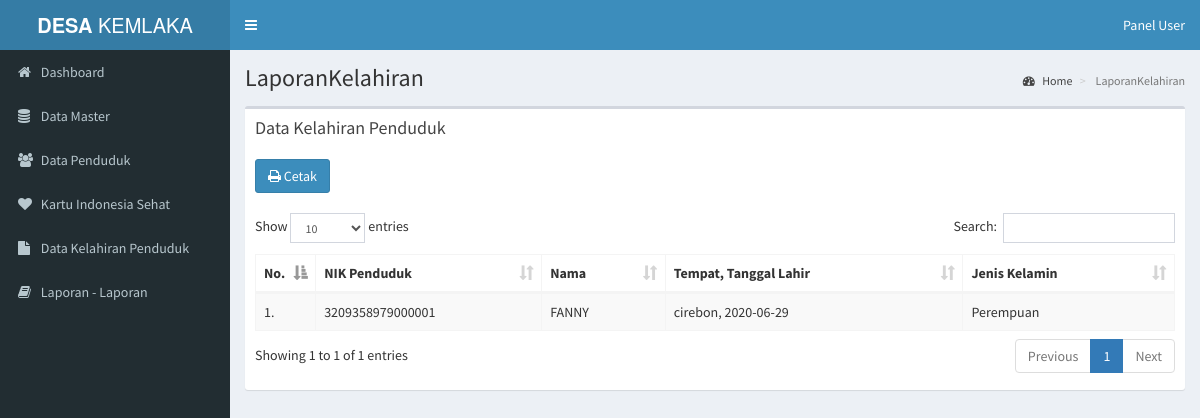
Page /pages/media.php?module=LaporanKelahiran (signed in) on the committed database.
### tables this page shows
CREATE TABLE `kelahiran` (
  `id_kelahiran` varchar(11) NOT NULL,
  `id_penduduk` varchar(11) DEFAULT NULL,
  `ayah` varchar(11) DEFAULT NULL,
  `ibu` varchar(11) NOT NULL,
  `jam` varchar(10) NOT NULL,
  `lahir_di` varchar(30) NOT NULL,
  `nama_bidan` varchar(50) NOT NULL,
  `keterangan` varchar(100) NOT NULL,
  `file_kelahiran` varchar(255) DEFAULT NULL
);

CREATE TABLE `penduduk` (
  `id_penduduk` varchar(11) NOT NULL,
  `nik` varchar(16) NOT NULL,
  `no_kk` varchar(16) DEFAULT NULL,
  `nama` varchar(50) NOT NULL,
  `tgl_lahir` date NOT NULL,
  `tmp_lahir` varchar(30) NOT NULL,
  `jenis_kelamin` varchar(20) NOT NULL,
  `gol_darah` varchar(2) DEFAULT NULL,
  `id_agama` varchar(11) NOT NULL,
  `id_pekerjaan` varchar(11) NOT NULL,
  `id_pendidikan` varchar(11) NOT NULL,
  `id_rt` varchar(11) NOT NULL,
  `status_nikah` varchar(20) NOT NULL,
  `status_tinggal` varchar(20) NOT NULL,
  `status_penduduk` varchar(15) NOT NULL
);

### pages/modul/mod_laporan/lap_kelahiran.php (the view, shortened to what this page needs)
<?php
 if (empty($_SESSION['username']) AND empty($_SESSION['passuser'])){
  echo "<link href='style.css' rel='stylesheet' type='text/css'>
 <center>Untuk mengakses modul, Anda harus login <br>";
  echo "<a href=../../index.php><b>LOGIN</b></a></center>";
}
else{
switch($_GET[act]){
  default:
echo "
<div class='box'>
<div class='box-header'>
  <h3 class='box-title'>Data Kelahiran Penduduk</h3> <br> <br>
  <form class='form-horizontal' action='modul/mod_laporan/cetaklap_kelahiran.php' target='_blank' method='post'>
  <fieldset>
    <div class='control-group'>
      <div class='controls'>
        <div class='input-prepend input-group'>
          <button class='btn btn-primary' type='submit'><i class='fa fa-print'></i> Cetak</button>
        </div>
      </div>
    </div>
  </fieldset>
</form>
</div>
<div class='box-body'>
  <table id='example1' class='table table-bordered table-striped'>
    <thead>
    <tr>
      <th>No.</th>
      <th>NIK Penduduk</th>
      <th>Nama</th>
      <th>Tempat, Tanggal Lahir</th>
      <th>Jenis Kelamin</th>
    </tr>
    </thead>
    <tbody>";
    $tampil = mysql_query("SELECT * FROM `penduduk`
              INNER JOIN `kelahiran` ON `kelahiran`.`id_penduduk` = `penduduk`.`id_penduduk`
              ORDER BY id_kelahiran DESC");
    $no = 1;
    while($r=mysql_fetch_array($tampil)){
    echo"
    <tr>
      <td width='5%'>$no.</td>
      <td>$r[nik]</td>
      <td>$r[nama]</td>
      <td>$r[tmp_lahir], $r[tgl_lahir]</td>
      <td>$r[jenis_kelamin]</td>
    </tr>";
    $no++;
    }
    echo"
    </tbody>
  </table>
</div>
</div>";
}
}
?>

### rows in the picture
kelahiran: id_penduduk.nik "3209358979000001", id_penduduk.nama "FANNY", id_penduduk.tmp_lahir "cirebon", id_penduduk.tgl_lahir "2020-06-29", id_penduduk.jenis_kelamin "Perempuan"

### other values in the picture
$_GET[module] "LaporanKelahiran"
